Frame 1 (no input): blank canvas, image omitted
Frame 60 (the mouse pressed at the canvas centre just before this capture): blank canvas, image omitted
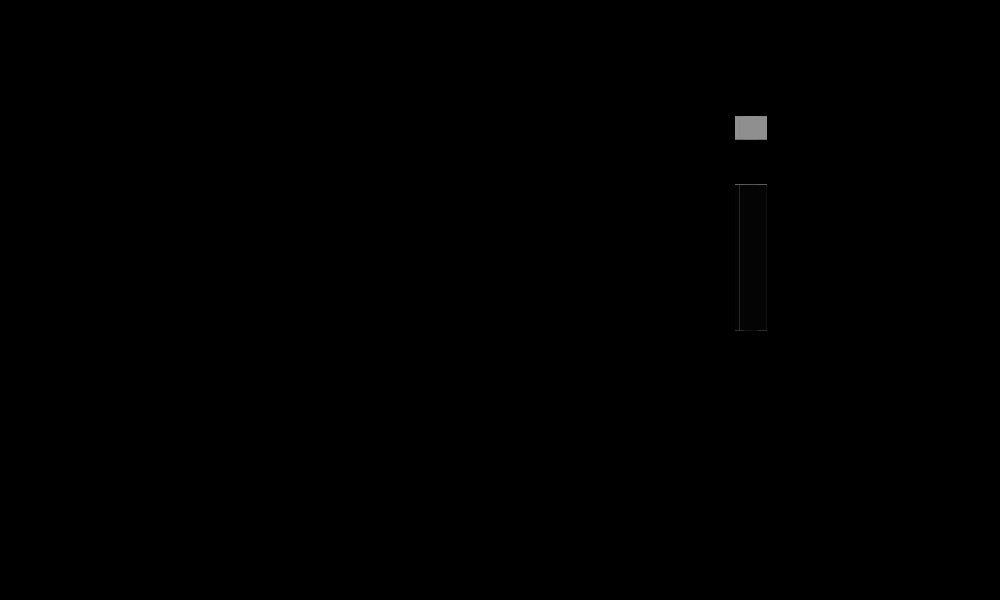
Frame 120 (the mouse held since frame 60 and released just before this capture)

The Processing sketch whose frames 1 and 60 were blank and that drew this single picture after the mouse press (run headless with seeded random() and noise(); from frame 60 on, the mouse is pressed at the canvas centre):

// Processing sketch: processing_103142
// ── processing_103142.pde

float countMov = 0;
float countInc = .013;
int delayCount = 0;
int stopCount = 500;


void setup() {
  size(1000, 600);
  background(0);
}

void draw() {
  smooth();
  strokeWeight(3);
  scale(1.2);

  frameRate(300);

  delayCount++;
  if (delayCount > (stopCount+30)) {
    countInc = .001;
  }
  translate(-100, -150);
  //8
  strokeWeight(.5);
  stroke(255);
  scale(1.9);
  pushMatrix();
  translate(80, 160);
  eight(1);
  pushMatrix();
  translate(-5, -60);
  eight(1.1);
  popMatrix();
  pushMatrix();
  translate(10, -65);
  eight(1.2);
  popMatrix();
  popMatrix();

  //s
  pushMatrix();
  translate(200, 160);
  s_top();
  s_btm();
  popMatrix();

  //t
  pushMatrix();
  translate(265, 130);
  tees();
  popMatrix();

  //a
  pushMatrix();
  translate(290, 160);
  a();
  popMatrix();

  //t
  pushMatrix();
  translate(350, 130);
  tees();
  popMatrix();

  //c
  pushMatrix();
  translate(400, 160);
  c();
  popMatrix();

  //cross the tees
  pushMatrix();
  translate(200, 0);
  crossing();
  translate(3, 10);
  popMatrix();

  //i
  pushMatrix();
  translate(375, 130);
  the_i(8, 10);
  translate(0, 30);
  the_i(8, 64); 
  popMatrix();
  println(countInc + "   ");

  //line(70, 90, 70+60, 90-60);
}



void s_btm() {
  stroke(255);

  int [] xList = {
    -10, -10, 20, 50, 50, 35, 20
  };
  int [] yList = {
    30, 20, 0, 0, 20, 20, 30
  };

  //point(-10, 30);
  //point(-10, 20);  
  //point(20, 00);
  //point(20, 30);
  //point(50, 20);
  //point(50, 0);
  //for (int i = 0; i <= xList.length; i++) {
  //pt_pt(xList[i], yList[i], xList[1+i], yList[1+i]); }

  pt_pt(xList[0], yList[0], xList[1], yList[1]);
  pt_pt(xList[1], yList[1], xList[2], yList[2]); 
  pt_pt(xList[2], yList[2], xList[3], yList[3]); 
  pt_pt(xList[3], yList[3], xList[4], yList[4]);  
  pt_pt(xList[4], yList[4], xList[5], yList[5]); 
  pt_pt(xList[5], yList[5], xList[6], yList[6]);
  pt_pt(xList[6], yList[6], xList[0], yList[0]);

  pushMatrix();
  translate(0, 2);
  pt_pt(xList[1], yList[1], xList[2], yList[2]); 
  pt_pt(xList[2], yList[2], xList[3], yList[3]); 
  translate(0, 3);
  pt_pt(xList[1], yList[1], xList[2], yList[2]); 
  pt_pt(xList[2], yList[2], xList[3], yList[3]); 
  translate(0, 4);
  pt_pt(xList[1], yList[1], xList[2], yList[2]); 
  pt_pt(xList[2], yList[2], xList[3], yList[3]);
  popMatrix();
}
void s_top() {
  pushMatrix();
  translate(40, 60);
  rotate(PI);
  s_btm();
  popMatrix();
}

void a() {
  //BIG a
  int [] xList = { 
    0, 0, 10, 50, 50, 40, 40
  };
  int [] yList = { 
    60, 10, 0, 0, 60, 50, 60
  };
  pt_pt(xList[0], yList[0], xList[1], yList[1]);
  pt_pt(xList[1], yList[1], xList[2], yList[2]); 
  pt_pt(xList[2], yList[2], xList[3], yList[3]); 
  pt_pt(xList[3], yList[3], xList[4], yList[4]);  
  pt_pt(xList[4], yList[4], xList[5], yList[5]);  
  pt_pt(xList[5], yList[5], xList[6], yList[6]);  
  pt_pt(xList[6], yList[6], xList[0], yList[0]);

  //LITTLE A
  int [] aList = {
    10, 20, 40, 40, 10
  };
  int [] bList = {
    20, 10, 10, 50, 50
  };

  pt_pt(aList[0], bList[0], aList[1], bList[1]);
  pt_pt(aList[1], bList[1], aList[2], bList[2]);
  pt_pt(aList[2], bList[2], aList[3], bList[3]);
  pt_pt(aList[3], bList[3], aList[4], bList[4]);
  pt_pt(aList[4], bList[4], aList[0], bList[0]);
}

void c() {
  pushMatrix();
  
  int [] aList = {0, 60, 60, 50, 10, 30, 60, 60, 50, 40, 0};
  int [] bList = {0, 0, 20, 10, 10, 60, 60, 40, 50, 50, 20};
  pt_pt(aList[0], bList[0], aList[1], bList[1]);
  pt_pt(aList[1], bList[1], aList[2], bList[2]);
  pt_pt(aList[2], bList[2], aList[3], bList[3]);
  pt_pt(aList[4], bList[4], aList[3], bList[3]);
  pt_pt(aList[5], bList[5], aList[6], bList[6]);
  pt_pt(aList[6], bList[6], aList[7], bList[7]);
  pt_pt(aList[7], bList[7], aList[8], bList[8]);
  pt_pt(aList[9], bList[9], aList[8], bList[8]);
  pt_pt(aList[9], bList[9], aList[4], bList[4]);
  pt_pt(aList[0], bList[0], aList[10], bList[10]);
  pt_pt(aList[10], bList[10], aList[5], bList[5]);
  //point(0, 0);
  //point(60, 0);
  //point(60, 20);
  //point(50, 10);
  //point(10, 10);
  //point(0, 20);
  //point(60, 40);
  //point(60, 60);
  //point(50, 50);
  //point(40, 50);
  //point(40, 60);
  popMatrix();
  
}


float a = 0.0;
float inc = TWO_PI;
int wid = 0;
int stopWid = 320;
void crossing()
{stroke(155, 10);
  if (delayCount > stopCount) {
    wid++;
    stroke(255);
    translate(-90, 100);
    beginShape(POINTS);
    for (int i=0; i<wid; i+=3) {
      vertex( i, 50+sin(a)*3);
      a = a + 1 + inc*20;
    }
    endShape();
  }
  if (wid> stopWid) {
    wid = 0;
  }
}

void eight(float change) {
  pushMatrix();
  int [] xList = {
    10, 0, 0, 80, 70, 80
  };
  int [] yList = {
    0, 10, 70, 60, 70, 0
  };
  pt_pt(xList[0], yList[0], xList[1], yList[1]);
  pt_pt(xList[1], yList[1], xList[2], yList[2]); 
  pt_pt(xList[2], yList[2], xList[4], yList[4]); 
  pt_pt(xList[3], yList[3], xList[4], yList[4]);  
  pt_pt(xList[5], yList[5], xList[3], yList[3]); 
  pt_pt(xList[5], yList[5], xList[0], yList[0]);
  
  //point(10, 0);
  //point(0, 10);
  //point(0, 70);
  //point(80, 60);
  //point(70, 70);
  //point(80, 0);
  popMatrix();

  translate(0, 70);
  pushMatrix();
   pt_pt(xList[0], yList[0], xList[1], yList[1]);
  pt_pt(xList[1], yList[1], xList[2], yList[2]); 
  pt_pt(xList[2], yList[2], xList[4], yList[4]); 
  pt_pt(xList[3], yList[3], xList[4], yList[4]);  
  pt_pt(xList[5], yList[5], xList[3], yList[3]); 
  pt_pt(xList[5], yList[5], xList[0], yList[0]);
  popMatrix();
}


void pt_pt(int x1, int y1, int x2, int y2) {
  if (delayCount > stopCount) {
    float advX, advY;
    //x, y for point 1
    //x, y for point 2  
    float advSet = 100;
    //gradient of the loop
    //point (x1, y1);
    //desired origin
    //point (x2, y2);
    //desired endpoint
    countMov += countInc;
    float advRatio = countMov/advSet;
    if (advRatio <1) {
      //creates a proportion to draw the line from point1 ot point2
      advX = x1 + ((x2-x1)*advRatio);
      //draws x line by multiplying the advRatio by the distance between the to x coordinates, then adding to the original
      advY = y1 + ((y2-y1)*advRatio);
      //draws x line by multiplying the advRatio by the distance between the to x coordinates, then adding to the original
      line(x1, y1, advX, advY);
      //println(i-countmove);
      //draw from origin to advancing endpoint(advX, advY);
    }
    else {
      advX = x2;
      advY = y2;
    }
  }
}

void tee() {
  ;
  int [] xList = {
    0, 10, 10
  };
  int [] yList = {
    0, 0, 10
  };
  pt_pt(xList[0], yList[0], xList[1], yList[1]);
  pt_pt(xList[1], yList[1], xList[2], yList[2]); 
  pt_pt(xList[2], yList[2], xList[0], yList[0]); 
  //pt_pt(xList[3], yList[3], xList[4], yList[4]);  
  //pt_pt(xList[4], yList[4], xList[5], yList[5]); 
  //pt_pt(xList[5], yList[5], xList[3], yList[3]);
}

void tees() {
  pushMatrix();
  scale(1.3);
  translate(0, -13);
  for (int i = 0; i < 9; i++) {
    translate(0, 13);
    pushMatrix();
    //rotate(radians(-45));
    shearY(i*.14);
    tee();
    popMatrix();
  }
  popMatrix();
}

void the_i(int boundX, int boundY) {
  int inc = 2;
  
  pushMatrix();
  //float shade = map(mouseX, 0, boundX, 0, 255);
  float shade = random(0, 195);
  float transp = map((.25*mouseX), 0, boundY, 0, 255);
  noStroke();
  translate(-inc, 0);
  for (int i = 0; i < boundX+inc; i+=inc) {
    float redval = random(0, 155);
    rectMode(CORNER);
    fill(shade, transp);
    rect(i, 0, i, boundY);
  }
  popMatrix();
}
